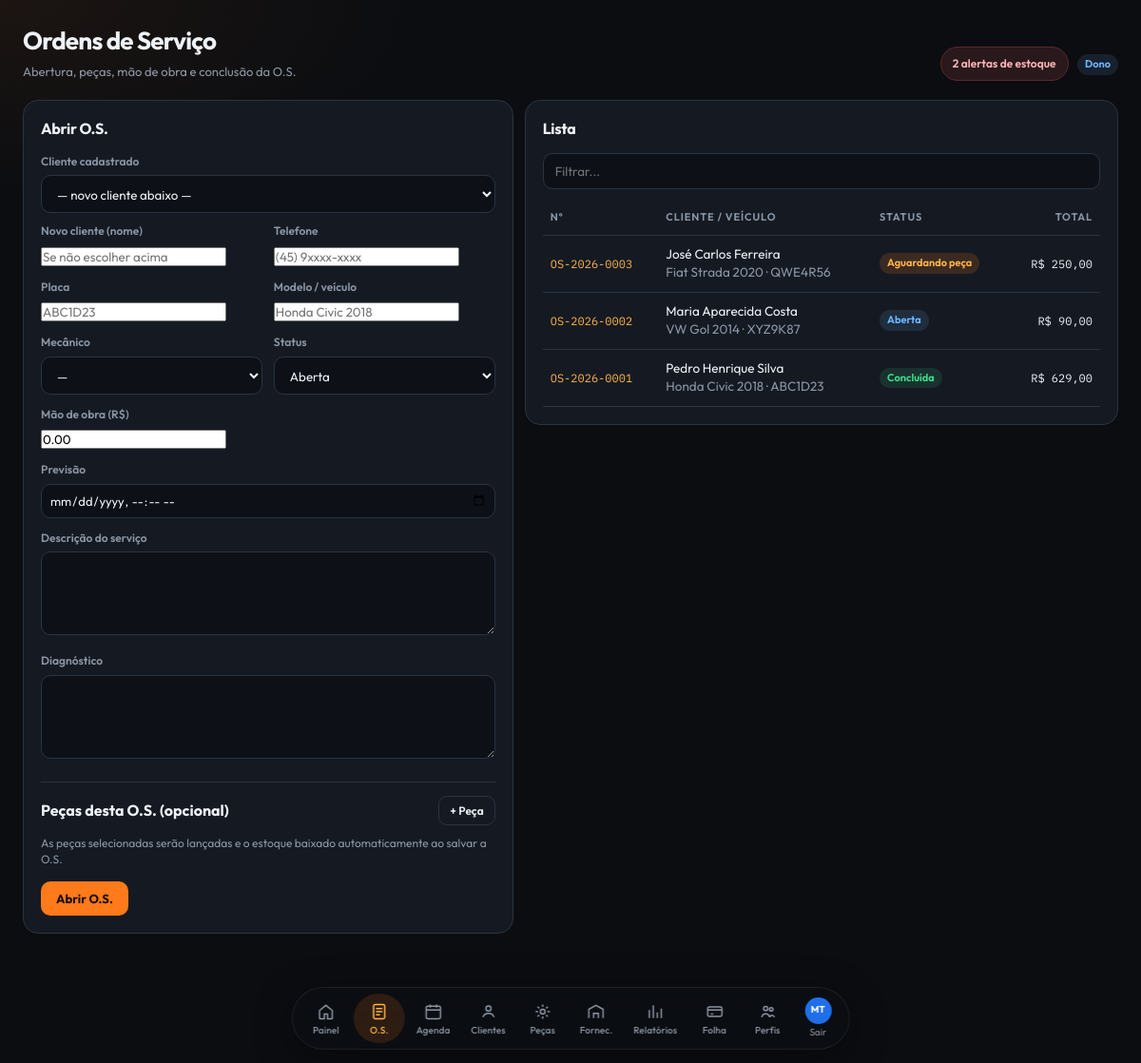
The page /pages/os.php (signed in) on the database its author committed.
### tables this page shows
CREATE TABLE IF NOT EXISTS usuarios (
  id INT UNSIGNED AUTO_INCREMENT PRIMARY KEY,
  nome VARCHAR(120) NOT NULL,
  email VARCHAR(160) NOT NULL UNIQUE,
  nif VARCHAR(20) DEFAULT NULL UNIQUE,
  senha VARCHAR(255) NOT NULL,
  perfil ENUM('dono','almoxarife','mecanico','financeiro') NOT NULL DEFAULT 'mecanico',
  telefone VARCHAR(30) DEFAULT NULL,
  ativo TINYINT(1) NOT NULL DEFAULT 1,
  criado_em TIMESTAMP DEFAULT CURRENT_TIMESTAMP,
  atualizado_em TIMESTAMP DEFAULT CURRENT_TIMESTAMP ON UPDATE CURRENT_TIMESTAMP
);

CREATE TABLE IF NOT EXISTS ordens_servico (
  id INT UNSIGNED AUTO_INCREMENT PRIMARY KEY,
  numero VARCHAR(20) NOT NULL UNIQUE,
  cliente_id INT UNSIGNED DEFAULT NULL,
  veiculo_placa VARCHAR(12) DEFAULT NULL,
  veiculo_modelo VARCHAR(80) DEFAULT NULL,
  mecanico_id INT UNSIGNED DEFAULT NULL,
  status ENUM('aberta','em_andamento','aguardando_peca','concluida','cancelada') NOT NULL DEFAULT 'aberta',
  descricao TEXT,
  diagnostico TEXT,
  valor_mao_obra DECIMAL(10,2) NOT NULL DEFAULT 0.00,
  valor_pecas DECIMAL(10,2) NOT NULL DEFAULT 0.00,
  valor_total DECIMAL(10,2) NOT NULL DEFAULT 0.00,
  data_abertura DATETIME DEFAULT CURRENT_TIMESTAMP,
  data_previsao DATETIME DEFAULT NULL,
  data_conclusao DATETIME DEFAULT NULL,
  criado_por INT UNSIGNED DEFAULT NULL,
  FOREIGN KEY (cliente_id) REFERENCES clientes(id) ON DELETE SET NULL,
  FOREIGN KEY (mecanico_id) REFERENCES usuarios(id) ON DELETE SET NULL,
  FOREIGN KEY (criado_por) REFERENCES usuarios(id) ON DELETE SET NULL
);

CREATE TABLE IF NOT EXISTS clientes (
  id INT UNSIGNED AUTO_INCREMENT PRIMARY KEY,
  nome VARCHAR(160) NOT NULL,
  nif VARCHAR(20) DEFAULT NULL,
  telefone VARCHAR(30) DEFAULT NULL,
  email VARCHAR(160) DEFAULT NULL,
  endereco VARCHAR(220) DEFAULT NULL,
  criado_em TIMESTAMP DEFAULT CURRENT_TIMESTAMP
);

### includes/functions.php (called while the page is built, shortened)
<?php
function e(?string $v): string
{
    return htmlspecialchars((string)$v, ENT_QUOTES, 'UTF-8');
}
function money($v): string
{
    return 'R$ ' . number_format((float)$v, 2, ',', '.');
}
function perfil_label(string $p): string
{
    return [
        'dono'       => 'Dono',
        'almoxarife' => 'Almoxarife',
        'mecanico'   => 'Mecânico',
        'financeiro' => 'Financeiro',
    ][$p] ?? $p;
}
function current_perfil(): string
{
    return (string)($_SESSION['user']['perfil'] ?? '');
}
function is_dono(): bool
{
    return current_perfil() === 'dono';
}
function can_gestao_pecas(): bool
{
    return is_dono() || current_perfil() === 'almoxarife';
}
function can_financeiro(): bool
{
    return is_dono() || current_perfil() === 'financeiro';
}
function can_relatorio_estoque(): bool
{
    $p = current_perfil();
    return in_array($p, ['dono', 'almoxarife', 'financeiro'], true);
}
function iniciais(string $nome): string
{
    $partes = preg_split('/\s+/', trim($nome)) ?: [];
    $a = mb_strtoupper(mb_substr($partes[0] ?? 'U', 0, 1));
    $b = mb_strtoupper(mb_substr($partes[count($partes) - 1] ?? '', 0, 1));
    return $a . $b;
}
function avatar_cor(int $id): string
{
    $cores = ['#e50914', '#1f6feb', '#2ea043', '#d4a017', '#8957e5', '#e85d04', '#0d9488', '#db2777'];
    return $cores[$id % count($cores)];
}
function status_os_label(string $s): string
{
    return [
        'aberta'          => 'Aberta',
        'em_andamento'    => 'Em andamento',
        'aguardando_peca' => 'Aguardando peça',
        'concluida'       => 'Concluída',
        'cancelada'       => 'Cancelada',
    ][$s] ?? $s;
}
function badge_os(string $s): string
{
    $map = [
        'aberta'          => 'badge-info',
        'em_andamento'    => 'badge-warn',
        'aguardando_peca' => 'badge-orange',
        'concluida'       => 'badge-ok',
        'cancelada'       => 'badge-off',
    ];
    return $map[$s] ?? 'badge-off';
}
function alertas_estoque(PDO $pdo): array
{
    $sql = "SELECT * FROM produtos WHERE ativo = 1 AND estoque_atual <= estoque_minimo ORDER BY estoque_atual ASC";
    return $pdo->query($sql)->fetchAll();
}

### includes/auth.php (called while the page is built, shortened)
<?php
require_once __DIR__ . '/db.php';
require_once __DIR__ . '/functions.php';
function current_user(): ?array
{
    return $_SESSION['user'] ?? null;
}
?>

### pages/os.php (the view, shortened to what this page needs)
<?php
require_once dirname(__DIR__) . '/includes/auth.php';
$pdo = db();
$edit = null;
$mecs = $pdo->query("SELECT id,nome FROM usuarios WHERE perfil IN ('mecanico','dono') AND ativo=1 ORDER BY nome")->fetchAll();
$lista = $pdo->query("
    SELECT o.*, c.nome AS cliente, u.nome AS mecanico
    FROM ordens_servico o
    LEFT JOIN clientes c ON c.id=o.cliente_id
    LEFT JOIN usuarios u ON u.id=o.mecanico_id
    ORDER BY o.id DESC
")->fetchAll();
$pageTitle = 'Ordens de Serviço';
$pageHint = 'Abertura, peças, mão de obra e conclusão da O.S.';
require dirname(__DIR__) . '/includes/header.php';
?>
<div class="split">
<section class="card">
    <h2><?= $edit ? 'Editar O.S.' : 'Abrir O.S.' ?></h2>
    <form method="post" id="form-os">
        <label>Cliente cadastrado</label>
        <select name="cliente_id">
            <option value="">— novo cliente abaixo —</option>
        </select>
        <div class="form-grid" style="margin-top:10px">
            <div>
                <label>Novo cliente (nome)</label>
                <input name="novo_cliente" placeholder="Se não escolher acima">
            </div>
            <div>
                <label>Telefone</label>
                <input name="novo_telefone" placeholder="(45) 9xxxx-xxxx">
            </div>
            <div>
                <label>Placa</label>
                <input name="veiculo_placa" value="<?= e($edit['veiculo_placa'] ?? '') ?>" placeholder="ABC1D23" style="text-transform:uppercase">
            </div>
            <div>
                <label>Modelo / veículo</label>
                <input name="veiculo_modelo" value="<?= e($edit['veiculo_modelo'] ?? '') ?>" placeholder="Honda Civic 2018">
            </div>
            <div>
                <label>Mecânico</label>
                <select name="mecanico_id">
                    <option value="">—</option>
                </select>
            </div>
            <div>
                <label>Status</label>
                <select name="status">
                    <?php foreach (['aberta','em_andamento','aguardando_peca','concluida','cancelada'] as $s): ?>
                        <option value="<?= $s ?>" <?= (($edit['status'] ?? 'aberta') === $s) ? 'selected' : '' ?>><?= status_os_label($s) ?></option>
                    <?php endforeach; ?>
                </select>
            </div>
            <div>
                <label>Mão de obra (R$)</label>
                <input name="valor_mao_obra" value="<?= e((string)($edit['valor_mao_obra'] ?? '0.00')) ?>">
            </div>
            <div class="full">
                <label>Previsão</label>
                <input type="datetime-local" name="data_previsao" value="<?= !empty($edit['data_previsao']) ? date('Y-m-d\TH:i', strtotime($edit['data_previsao'])) : '' ?>">
            </div>
            <div class="full">
                <label>Descrição do serviço</label>
                <textarea name="descricao"><?= e($edit['descricao'] ?? '') ?></textarea>
            </div>
            <div class="full">
                <label>Diagnóstico</label>
                <textarea name="diagnostico"><?= e($edit['diagnostico'] ?? '') ?></textarea>
            </div>
        </div>
        <?php if (!$edit): ?>
        <div style="margin-top:18px;padding-top:14px;border-top:1px solid #2a3140">
            <div class="card-head" style="margin-bottom:10px">
                <h3 style="margin:0;font-size:1rem">Peças desta O.S. (opcional)</h3>
                <button type="button" class="btn btn-sm btn-ghost" id="btn-add-peca">+ Peça</button>
            </div>
            <p class="muted" style="font-size:12px;margin-top:8px">As peças selecionadas serão lançadas e o estoque baixado automaticamente ao salvar a O.S.</p>
        </div>
        <?php endif; ?>
        <div class="row-actions">
            <button class="btn" type="submit"><?= $edit ? 'Salvar alterações' : 'Abrir O.S.' ?></button>
        </div>
    </form>
</section>
<section class="card">
    <h2>Lista</h2>
    <input type="search" placeholder="Filtrar..." data-filter-table="#tab-os" style="margin-bottom:12px">
    <div class="table-wrap">
        <table id="tab-os">
            <thead><tr><th>Nº</th><th>Cliente / veículo</th><th>Status</th><th class="right">Total</th></tr></thead>
            <tbody>
            <?php foreach ($lista as $o): ?>
                <tr>
                    <td class="mono"><a href="?ver=<?= (int)$o['id'] ?>"><?= e($o['numero']) ?></a></td>
                    <td><?= e($o['cliente'] ?? '—') ?><br><span class="muted"><?= e($o['veiculo_modelo']) ?> · <?= e($o['veiculo_placa']) ?></span></td>
                    <td><span class="badge <?= badge_os($o['status']) ?>"><?= e(status_os_label($o['status'])) ?></span></td>
                    <td class="right mono"><?= money($o['valor_total']) ?></td>
                </tr>
            <?php endforeach; ?>
            </tbody>
        </table>
    </div>
</section>
</div>
<?php require dirname(__DIR__) . '/includes/footer.php'; ?>

### includes/header.php (shortened to what this page needs)
<?php
require_once __DIR__ . '/auth.php';
$user = current_user();
$pdo = db();
$alertas = alertas_estoque($pdo);
$qtdAlertas = count($alertas);
$pagina = basename($_SERVER['PHP_SELF']);
$perfil = current_perfil();
?>
<!DOCTYPE html>
<html lang="pt-BR">
<head>
    <link rel="stylesheet" href="<?= e(BASE_URL) ?>/assets/css/style.css?v=8">
</head>
<body>
<div class="app">
    <aside class="sidebar">
        <nav class="dock">
            <a class="<?= $pagina==='dashboard.php'?'active':'' ?>" href="<?= e(BASE_URL) ?>/dashboard.php" title="Painel">
                <span class="dock-ico">
                    <svg viewBox="0 0 24 24" fill="none" stroke="currentColor" stroke-width="1.8"><path d="M4 10.5 12 4l8 6.5V20a1 1 0 0 1-1 1h-5v-6H10v6H5a1 1 0 0 1-1-1v-9.5Z"/></svg>
                </span>
                <em>Painel</em>
            </a>
            <?php if (in_array($perfil, ['dono', 'mecanico'], true)): ?>
            <a class="<?= $pagina==='os.php'?'active':'' ?>" href="<?= e(BASE_URL) ?>/pages/os.php" title="Ordens">
                <span class="dock-ico">
                    <svg viewBox="0 0 24 24" fill="none" stroke="currentColor" stroke-width="1.8"><rect x="5" y="3" width="14" height="18" rx="2"/><path d="M8 8h8M8 12h8M8 16h5"/></svg>
                </span>
                <em>O.S.</em>
            </a>
            <a class="<?= $pagina==='agenda.php'?'active':'' ?>" href="<?= e(BASE_URL) ?>/pages/agenda.php" title="Agenda">
                <span class="dock-ico">
                    <svg viewBox="0 0 24 24" fill="none" stroke="currentColor" stroke-width="1.8"><rect x="3" y="5" width="18" height="16" rx="2"/><path d="M8 3v4M16 3v4M3 10h18"/></svg>
                </span>
                <em>Agenda</em>
            </a>
            <a class="<?= $pagina==='clientes.php'?'active':'' ?>" href="<?= e(BASE_URL) ?>/pages/clientes.php" title="Clientes">
                <span class="dock-ico">
                    <svg viewBox="0 0 24 24" fill="none" stroke="currentColor" stroke-width="1.8"><circle cx="12" cy="8" r="3.2"/><path d="M5 19c1.2-3.2 3.6-4.8 7-4.8s5.8 1.6 7 4.8"/></svg>
                </span>
                <em>Clientes</em>
            </a>
            <?php endif; ?>
            <?php if (can_gestao_pecas() || can_saida_os() || can_financeiro()): ?>
            <a class="<?= $pagina==='produtos.php'?'active':'' ?>" href="<?= e(BASE_URL) ?>/pages/produtos.php?tab=<?= can_gestao_pecas() ? 'estoque' : (can_saida_os() && !can_financeiro() ? 'saida' : 'historico') ?>" title="Peças">
                <span class="dock-ico">
                    <svg viewBox="0 0 24 24" fill="none" stroke="currentColor" stroke-width="1.8"><circle cx="12" cy="12" r="3"/><path d="M12 3v3M12 18v3M3 12h3M18 12h3M5.6 5.6l2.1 2.1M16.3 16.3l2.1 2.1M18.4 5.6l-2.1 2.1M7.7 16.3l-2.1 2.1"/></svg>
                </span>
                <em>Peças</em>
            </a>
            <?php endif; ?>
            <?php if (can_gestao_pecas()): ?>
            <a class="<?= $pagina==='fornecedores.php'?'active':'' ?>" href="<?= e(BASE_URL) ?>/pages/fornecedores.php" title="Fornecedores">
                <span class="dock-ico">
                    <svg viewBox="0 0 24 24" fill="none" stroke="currentColor" stroke-width="1.8"><path d="M3 20V9l9-5 9 5v11"/><path d="M9 20v-6h6v6"/></svg>
                </span>
                <em>Fornec.</em>
            </a>
            <?php endif; ?>
            <?php if (can_relatorio_estoque() || can_financeiro()): ?>
            <a class="<?= $pagina==='relatorios.php'?'active':'' ?>" href="<?= e(BASE_URL) ?>/pages/relatorios.php" title="Relatórios">
                <span class="dock-ico">
                    <svg viewBox="0 0 24 24" fill="none" stroke="currentColor" stroke-width="1.8"><path d="M5 20V10M10 20V4M15 20v-7M20 20V8"/></svg>
                </span>
                <em>Relatórios</em>
            </a>
            <?php endif; ?>
            <?php if (can_financeiro()): ?>
            <a class="<?= $pagina==='pagamentos.php'?'active':'' ?>" href="<?= e(BASE_URL) ?>/pages/pagamentos.php" title="Folha">
                <span class="dock-ico">
                    <svg viewBox="0 0 24 24" fill="none" stroke="currentColor" stroke-width="1.8"><rect x="3" y="6" width="18" height="12" rx="2"/><path d="M3 10h18M7 15h3"/></svg>
                </span>
                <em>Folha</em>
            </a>
            <?php endif; ?>
            <?php if (is_dono()): ?>
            <a class="<?= $pagina==='usuarios.php'?'active':'' ?>" href="<?= e(BASE_URL) ?>/pages/usuarios.php" title="Perfis">
                <span class="dock-ico">
                    <svg viewBox="0 0 24 24" fill="none" stroke="currentColor" stroke-width="1.8"><circle cx="9" cy="8" r="2.6"/><circle cx="16" cy="9" r="2.2"/><path d="M4 19c.8-2.8 2.6-4.2 5-4.2s4.2 1.4 5 4.2M14 19c.4-1.6 1.4-2.6 3-2.6 1.4 0 2.4.8 3 2.6"/></svg>
                </span>
                <em>Perfis</em>
            </a>
            <?php endif; ?>
        </nav>
        <div class="dock-foot">
            <a class="dock-user" href="<?= e(BASE_URL) ?>/logout.php" title="Trocar perfil">
                <span class="avatar" style="background:<?= e(avatar_cor((int)$user['id'])) ?>"><?= e(iniciais($user['nome'])) ?></span>
                <em>Sair</em>
            </a>
        </div>
    </aside>
    <main class="main">
        <header class="topbar">
            <div>
                <h1><?= e($pageTitle ?? 'Painel') ?></h1>
                <?php if (!empty($pageHint)): ?><p class="hint"><?= e($pageHint) ?></p><?php endif; ?>
            </div>
            <div class="top-actions">
                <?php if (can_gestao_pecas() || can_saida_os()): ?>
                <a class="alert-pill <?= $qtdAlertas ? 'hot' : '' ?>" href="<?= e(BASE_URL) ?>/pages/produtos.php?tab=<?= can_gestao_pecas() ? 'estoque' : 'saida' ?>&alerta=1">
                    <?= $qtdAlertas ?> alerta<?= $qtdAlertas===1?'':'s' ?> de estoque
                </a>
                <?php endif; ?>
                <span class="badge badge-info" style="margin-left:6px"><?= e(perfil_label($perfil)) ?></span>
            </div>
        </header>
        <div class="content">

### rows shown on the page
usuarios: nome "MT"
ordens_servico: numero "OS-2026-0003", cliente.nome "José Carlos Ferreira", veiculo_modelo "Fiat Strada 2020", veiculo_placa "QWE4R56", status "Aguardando peça", valor_total "R$ 250,00"
ordens_servico: numero "OS-2026-0002", cliente.nome "Maria Aparecida Costa", veiculo_modelo "VW Gol 2014", veiculo_placa "XYZ9K87", status "Aberta", valor_total "R$ 90,00"
ordens_servico: numero "OS-2026-0001", cliente.nome "Pedro Henrique Silva", veiculo_modelo "Honda Civic 2018", veiculo_placa "ABC1D23", status "Concluída", valor_total "R$ 629,00"

### other values the page prints
$pageTitle "Ordens de Serviço"
$pageHint "Abertura, peças, mão de obra e conclusão da O.S."
$qtdAlertas "2"
perfil_label($perfil) "Dono"
form field status "Aberta"
